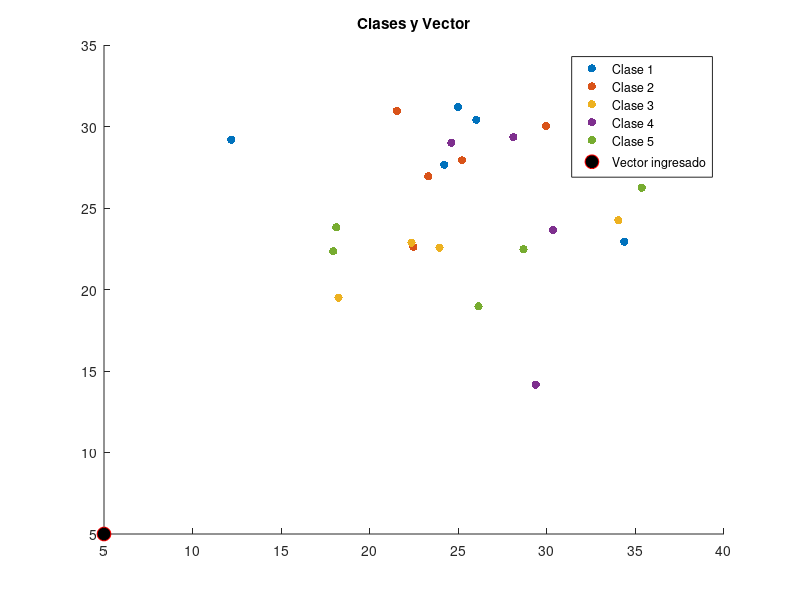

Here is the MATLAB script that generated this plot:
% Valor minimo al que puede permanecer una clase
minVal = 400;

% Preguntar al usuario cuantas clases quiere
numClases = input('¿Cuántas clases quiere? ');

% Inicializar un arreglo para almacenar las clases
clases = cell(1, numClases);

% Preguntar al usuario cuantos indices por clases 
numIndices = input('¿Cuántos índices por clase? ');

% Llenar el arreglo de clases con el total de indices de forma random
for i = 1:numClases
    % Pedir que coordenadas estará la clase
    fprintf('Coordenadas para la clase %d:\n', i);
    x = input('Coordenada en x: ');
    y = input('Coordenada en y: ');

    % Pedir que cantidad de dispersion quiere por clase
    disp_x = input('¿Cuánta dispersión quiere en x? ');
    disp_y = input('¿Cuánta dispersión quiere en y? ');

    % Calcular indices
    indices_x = (randn(1, numIndices)+x)*disp_x;
    indices_y = (randn(1, numIndices)+y)*disp_y;
    clases{i} = [indices_x; indices_y]; % Almacenar las coordenadas en el arreglo de clases
end

% Bloque para pedir n vectores
o = "si";
while (o == "si" || o == "Si" || o == "SI" || o == "sI")
    % Pedir vector al usuario
    fprintf('El valor minimo al que puede pertencer una clase es de %d en x y %d en y \n', minVal, minVal)
    vx = input('Dame el valor de la coordenada en x= ');
    vy = input('Dame el valor de la coordenada en y= ');
    vector = [vx; vy];

    % Calcular centroides de las clases
    centroid = cell(1, numClases);
    for i = 1:numClases
        centroid{i} = mean(clases{i}, 2); % Calcular el centroide de cada clase
    end

    % Calcular la clase más cercana al vector verificando que no pase de la
    % minima distancia
    % Calcular distancias y encontrar la clase más cercana
    distances = zeros(1, numClases);
    for i = 1:numClases
        distances(i) = norm(centroid{i} - vector); % Calcular la distancia euclidiana
    end

    % Mostrar las distancias calculadas en formato de número con 2 decimales
    fprintf('Distancias del vector a cada clase:\n');
    for i = 1:numClases
        fprintf('Distancia a la Clase %d: %.2f\n', i, distances(i)); % Mostrar la distancia calculada para cada clase
    end
    
    % Verificar si la distancia mínima es aceptable
    [minDistance, closestClass] = min(distances); % Encontrar la distancia mínima y su índice
    if minDistance < minVal
        fprintf('La clase más cercana es la Clase %d\n', closestClass);
    else
        fprintf('Ninguna clase está dentro de la distancia mínima.\n');
    end

    % Graficar todas las clases y el vector
    figure; % Crear una nueva figura
    hold on; % Mantener la gráfica actual
    colors = lines(numClases); % Generar colores para cada clase
    for i = 1:numClases
        scatter(clases{i}(1, :), clases{i}(2, :), 36, colors(i, :), 'filled'); % Graficar cada clase
    end
    scatter(vector(1), vector(2), 100, 'k', 'filled', 'MarkerEdgeColor', 'r'); % Graficar el vector

    % Poner la leyenda del vector ingresado y leyendas de las n clases
    legend([arrayfun(@(i) sprintf('Clase %d', i), 1:numClases, 'UniformOutput', false), 'Vector ingresado']);

    title('Clases y Vector'); % Título de la gráfica
    hold off; % Liberar la gráfica
    
    o = input('¿Desea ingresar otro vector? (si/no): ', 's');
end
fprintf('Gracias por usar el clasificador de clases.');